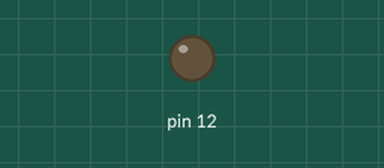
This sketch was run on a simulated Arduino Uno, built with avr-gcc and run on an emulated ATmega328P. Shown: output pins drawn as LEDs (lit = HIGH).

Above: at 0.8 s.
At 2.65 s:
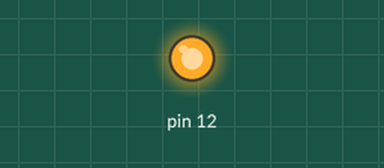
Timing chart, 0 to 3.0 s (numbered marks = the images above):
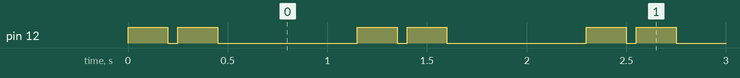

The sketch:

heartbeat.ino
```cpp
void setup() {
pinMode(12,OUTPUT);
}

void loop() {
digitalWrite(12,HIGH);
delay(200);
digitalWrite(12,LOW);
delay(50);
digitalWrite(12,HIGH);
delay(200);
digitalWrite(12,LOW);
delay(700);


}
```

Measured:
- by itself, pin 12: repeats every 1.2 s: LOW 0.05 s, HIGH 0.20 s, LOW 0.70 s, HIGH 0.20 s
- by itself, everything shown: repeats every 1.2 s, in 4 steps
